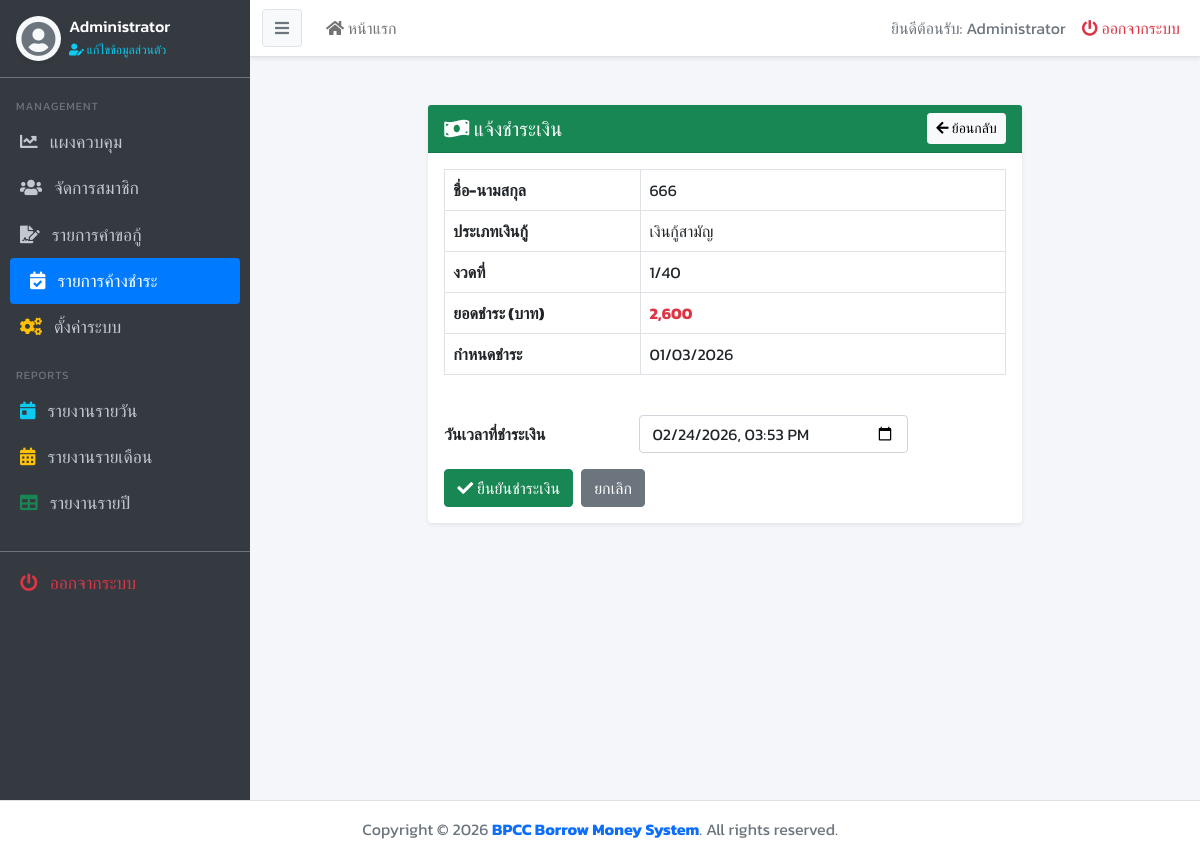
The app's page /admin/payment.php?br_id=7&bw_id=51 (signed in) with its own data.
### tables this page shows
CREATE TABLE `borrowing` (
  `bw_id` int(10) UNSIGNED NOT NULL,
  `mem_id` varchar(13) NOT NULL,
  `br_id` int(10) UNSIGNED NOT NULL,
  `bw_amount` int(10) UNSIGNED NOT NULL,
  `bw_round` varchar(5) NOT NULL,
  `bw_status` tinyint(1) UNSIGNED NOT NULL COMMENT '0=ยังไม่จ่าย, 1=จ่ายแล้ว',
  `bw_date_pay` date NOT NULL
);

CREATE TABLE `member` (
  `mem_id` varchar(13) NOT NULL,
  `mem_name` varchar(80) NOT NULL,
  `mem_address` text NOT NULL,
  `mem_phone` varchar(10) NOT NULL,
  `mem_status` int(1) UNSIGNED NOT NULL COMMENT '0=แอดมิน, 1=พนักงานคีย์ข้อมูล, 2=ครู, 3=เจ้าหน้าที่',
  `mem_username` varchar(20) NOT NULL,
  `mem_password` varchar(255) NOT NULL,
  `mem_amount_stock` int(10) UNSIGNED NOT NULL COMMENT 'จำนวนเงินหุ้น',
  `mem_stock_savings` int(10) UNSIGNED NOT NULL DEFAULT 0 COMMENT 'เงินออมหุ้น (บาท/เดือน)',
  `mem_common_credit` int(10) UNSIGNED NOT NULL,
  `mem_emergency_credit` int(10) UNSIGNED NOT NULL,
  `mem_register_date` datetime NOT NULL
);

CREATE TABLE `borrow_request` (
  `br_id` int(10) UNSIGNED NOT NULL,
  `mem_id` varchar(13) NOT NULL,
  `br_type` varchar(50) NOT NULL COMMENT 'ชนิดการกู้เงิน',
  `br_amount` int(10) UNSIGNED NOT NULL,
  `br_months_pay` int(10) UNSIGNED NOT NULL,
  `guarantee_type` varchar(50) NOT NULL COMMENT 'ชนิดการค้ำประกัน',
  `guarantor_1_id` varchar(13) DEFAULT NULL COMMENT 'mem_id ผู้ค้ำคนที่ 1',
  `guarantor_2_id` varchar(13) DEFAULT NULL COMMENT 'mem_id ผู้ค้ำคนที่ 2',
  `guarantor_1_approve` tinyint(1) UNSIGNED DEFAULT 0 COMMENT '0=รอ 1=อนุมัติ 2=ไม่อนุมัติ',
  `guarantor_2_approve` tinyint(1) UNSIGNED DEFAULT 0 COMMENT '0=รอ 1=อนุมัติ 2=ไม่อนุมัติ',
  `guarantor_1_approve_date` datetime DEFAULT NULL,
  `guarantor_2_approve_date` datetime DEFAULT NULL,
  `br_details` text NOT NULL,
  `br_respond` text NOT NULL COMMENT 'ข้อความตอบกลับจากเจ้าหน้าที่',
  `br_status` tinyint(1) UNSIGNED NOT NULL COMMENT '0=ไม่อนุมัติ, 1=อนุมัติ',
  `br_approve_by` varchar(13) NOT NULL,
  `br_interest_rate` float UNSIGNED NOT NULL COMMENT 'อัตราดอกเบี้ย',
  `br_date_request` datetime NOT NULL,
  `br_date_approve` datetime NOT NULL
);

### admin/payment.php (the view, shortened to what this page needs)
<?php
$br_id = isset($_GET['br_id']) ? (int)$_GET['br_id'] : 0;
$bw_id = isset($_GET['bw_id']) ? (int)$_GET['bw_id'] : 0;
include('../includes/header.php');
$query = "SELECT borrowing.*, member.mem_name, borrow_request.br_type
          FROM borrowing
          INNER JOIN member ON borrowing.mem_id = member.mem_id
          INNER JOIN borrow_request ON borrowing.br_id = borrow_request.br_id
          WHERE borrowing.bw_id = $bw_id AND borrowing.br_id = $br_id";
$result = mysqli_query($condb, $query);
$row = mysqli_fetch_array($result, MYSQLI_ASSOC);
$borrowType = ((int)$row['br_type'] === 1) ? 'เงินกู้สามัญ' : 'เงินกู้ฉุกเฉิน';
$default_datetime = date('Y-m-d\TH:i');
?>
<section class="content mt-4">
    <div class="container-fluid">
        <div class="row justify-content-center">
            <div class="col-md-8">
                <div class="card shadow-sm border-0">
                    <div class="card-header bg-success text-white d-flex justify-content-between align-items-center">
                        <h5 class="card-title m-0"><i class="fas fa-money-bill-wave"></i> แจ้งชำระเงิน</h5>
                        <a href="mustpay.php" class="btn btn-light btn-sm"><i class="fas fa-arrow-left"></i> ย้อนกลับ</a>
                    </div>
                    <div class="card-body">
                        <div class="table-responsive mb-4">
                            <table class="table table-bordered">
                                <tr>
                                    <th width="35%">ชื่อ-นามสกุล</th>
                                    <td><?php echo htmlspecialchars($row['mem_name']); ?></td>
                                </tr>
                                <tr>
                                    <th>ประเภทเงินกู้</th>
                                    <td><?php echo $borrowType; ?></td>
                                </tr>
                                <tr>
                                    <th>งวดที่</th>
                                    <td><?php echo htmlspecialchars($row['bw_round']); ?></td>
                                </tr>
                                <tr>
                                    <th>ยอดชำระ (บาท)</th>
                                    <td class="fw-bold text-danger"><?php echo number_format($row['bw_amount']); ?></td>
                                </tr>
                                <tr>
                                    <th>กำหนดชำระ</th>
                                    <td><?php echo date('d/m/Y', strtotime($row['bw_date_pay'])); ?></td>
                                </tr>
                            </table>
                        </div>
                        <form method="post" action="">
                            <div class="row mb-3">
                                <label class="col-sm-4 col-form-label fw-bold">วันเวลาที่ชำระเงิน</label>
                                <div class="col-sm-6">
                                    <input type="datetime-local" class="form-control" name="bw_date_paid" value="<?php echo htmlspecialchars($default_datetime); ?>" required>
                                </div>
                            </div>
                            <div class="d-flex gap-2">
                                <button type="submit" class="btn btn-success">
                                    <i class="fas fa-check"></i> ยืนยันชำระเงิน
                                </button>
                                <a href="mustpay.php" class="btn btn-secondary">ยกเลิก</a>
                            </div>
                        </form>
                    </div>
                </div>
            </div>
        </div>
    </div>
</section>
<?php include('../includes/footer.php'); ?>

### assets/css/custom.css (style rules this page uses)
body { font-family: 'Kanit', sans-serif; background-color: #f4f6f9; overflow-x: hidden; }
.card { box-shadow: 0 0 1px rgba(0,0,0,.125), 0 1px 3px rgba(0,0,0,.2); border: 0; margin-bottom: 1rem; }
.card-header { background-color: transparent; border-bottom: 1px solid rgba(0,0,0,.125); }

### records on screen
borrowing: mem.mem_name "666", br.br_type "เงินกู้สามัญ", bw_round "1/40", bw_amount "2,600", bw_date_pay "01/03/2026"

### other values on screen
$_SESSION['mem_name'] "Administrator"
